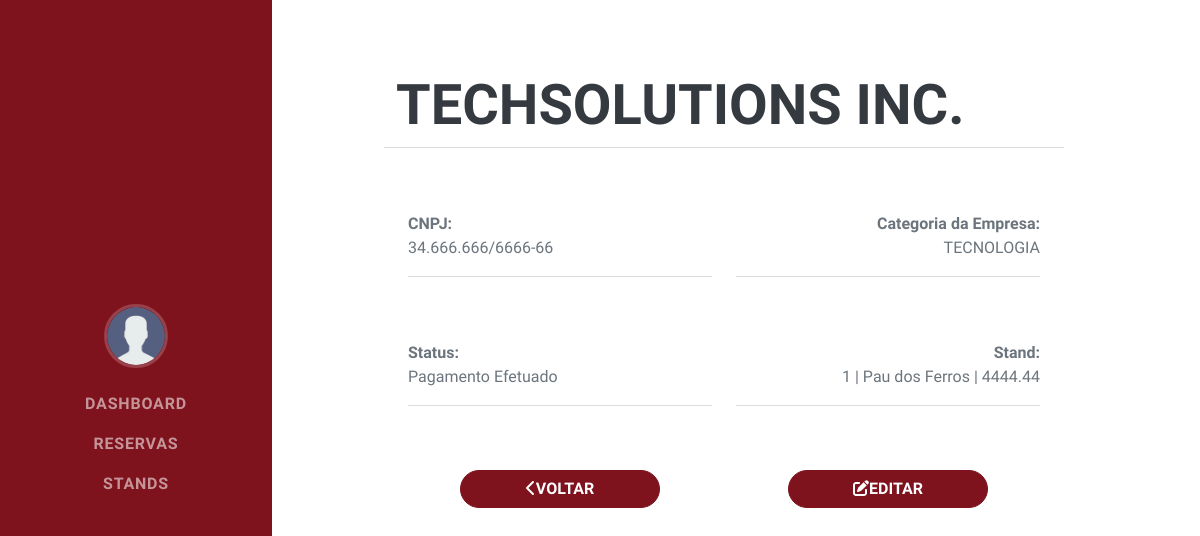
Screenshot of /reservas/detalhe/4/ (signed in) with the database file from the repository.
### reserva/models.py (models this page shows, shortened)
class Reserva(BaseModel):
    class Categoria(models.TextChoices):
        TEC = "TECNOLOGIA", _("Tecnologia")
        AGRO = "AGRO", _("Agro Negócio")
    cnpj_empresa = models.CharField(
        verbose_name=_("CNPJ Empresa"), max_length=SMALL_CHAR_FIELD_NAME_LENGTH
    )
    nome_empresa = models.CharField(
        verbose_name=_("Nome Empresa"), max_length=MAX_CHAR_FIELD_NAME_LENGTH
    )
    categoria_empresa = models.CharField(
        verbose_name=_("Categoria Empresa"),
        max_length=SMALL_CHAR_FIELD_NAME_LENGTH,
        choices=Categoria.choices,
    )
    quitado = models.BooleanField(_("Quitado"), default=False)
    stand = models.ForeignKey(
        Stand,
        verbose_name=_("Stand"),
        on_delete=models.CASCADE,
    )
    class Meta:
        verbose_name = _("Reserva")
        verbose_name_plural = _("Reservas")

### stand/models.py (models this page shows)
class Stand(BaseModel):
    localizacao = models.CharField(
        verbose_name=_("Localização"),
        max_length=SMALL_CHAR_FIELD_NAME_LENGTH,
    )
    valor = models.DecimalField(
        verbose_name=_("Valor"),
        decimal_places=2,
        max_digits=6
    )
    class Meta:
        verbose_name = _("Stand")
        verbose_name_plural = _("Stands")
    def __str__(self):
        return f"{self.pk} | {self.localizacao} | {self.valor}"

### reserva/views.py (the view)
class ReservaDetailView(AdminPermission,LoginRequiredMixin, generic.DetailView):
    model = Reserva
    template_name = "reserva/reserva_detalhe.html"

### users/permissions.py (called while the page is built)
    def test_func(self):
        if self.request.user.groups.filter(name="Administrador"):
            return True
        return False

### reserva/templates/reserva/reserva_detalhe.html
{% extends "base.html" %}
{% block content %}
<div class="row col-12 d-flex justify-content-center mt-5" style="padding-left: 100px;padding-right: 100px;">
  <h2>{{ object.nome_empresa }}</h2>
  <hr>
  <div class="row col-12 mt-5 d-flex justify-content-center">
    <div class="col-6">
      <div>
        <strong style="">CNPJ:</strong>
        <p class="">{{ object.cnpj_empresa }}</p>
        <hr style="font-size: 40px;" />
      </div>
    </div>
    <div class="col-6 text-end">
      <div>
        <strong style="">Categoria da Empresa:</strong>
        <p class="">{{ object.categoria_empresa }}</p>
        <hr style="font-size: 40px;" />
      </div>
    </div>
  </div>
  <div class="row col-12 mt-5 d-flex justify-content-center">
    <div class="col-6">
      <div>
        <strong style="">Status:</strong>
        <p class="">
          {% if object.quitado %}
              Pagamento Efetuado
          {% else %}
              Pagamento Pendente
          {% endif %}
        </p>
        <hr style="font-size: 40px;" />
      </div>
    </div>
    <div class="col-6 text-end">
      <div>
        <strong style="">Stand:</strong>
        <p class="">{{ object.stand }}</p>
        <hr style="font-size: 40px;" />
      </div>
    </div>
  </div>
  <div class="d-flex justify-content-around mt-5">
    <div>
      <a href="{% url 'reserva_listar' %}" class="btn btn-primary text-white" style="border-radius: 50px; width: 200px;"><i class="fas fa-chevron-left" aria-hidden="true"></i><strong>VOLTAR</strong></a>
    </div>
    <div>
      <a href="{% url 'reserva_editar' object.pk %}" class="btn btn-primary text-white" style="border-radius: 50px; width: 200px;"><i class="fas fa-edit" aria-hidden="true"></i><strong>EDITAR</strong></a>
    </div>
  </div>
</div>
{% endblock %}

### rows the page displays
Reserva: nome_empresa "TECHSOLUTIONS INC.", cnpj_empresa "34.666.666/6666-66", categoria_empresa "TECNOLOGIA", stand "1 | Pau dos Ferros | 4444.44"
